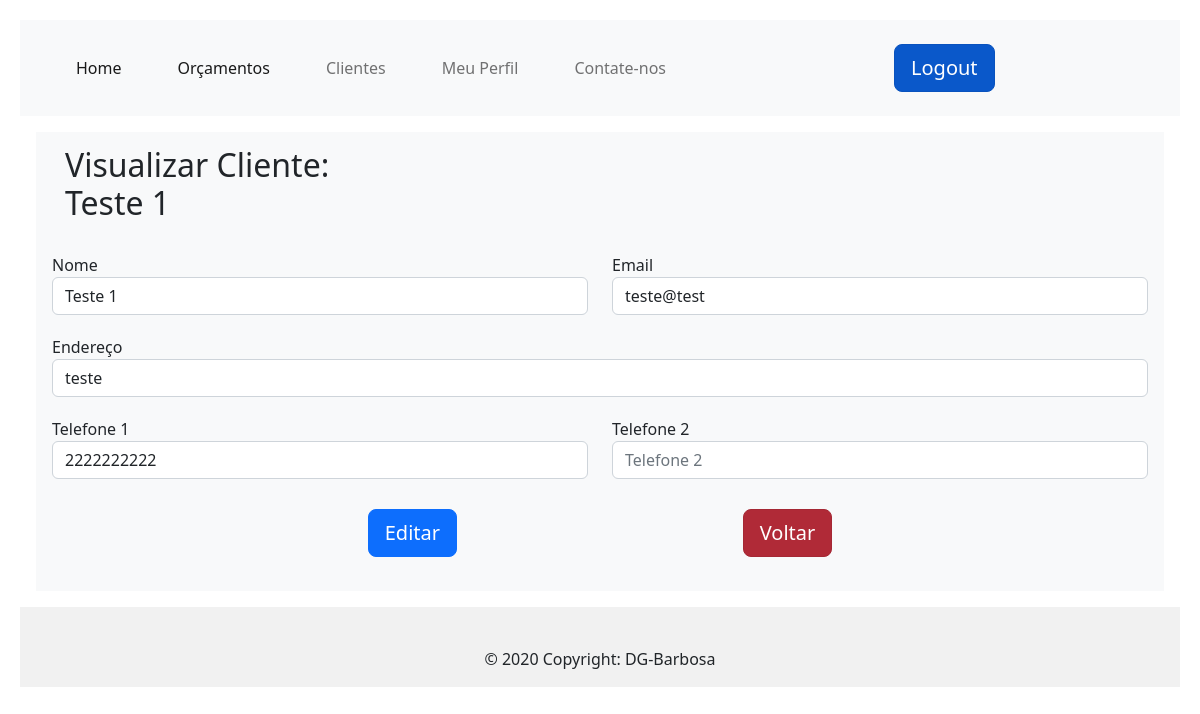
Page /viewClient/1 (signed in) on the committed database.
### app/models/tables.py (models this page shows, shortened)
class Clients(db.Model):
    _tablename__ = "clients"
    id = db.Column(db.Integer, primary_key=True, autoincrement=True)
    name = db.Column(db.String(150))
    email = db.Column(db.String, unique=True)
    address = db.Column(db.String)
    phone = db.Column(db.String)
    phone2 = db.Column(db.String)

### app/controllers/default.py (the view)
@app.route('/viewClient/<int:id>', methods=['GET'])
def view(id):
    client = Clients.query.filter_by(id=id).first_or_404()
    return render_template('viewClient.html', client=client)

### app/controllers/default.py (called while the page is built)
@lm.user_loader
def load_user(id):
    return User.query.filter_by(id=id).first()

### app/models/tables.py (called while the page is built)
    @property
    def is_authenticated(self):
        return True

### app/templates/viewClient.html
{% extends "base.html" %}
{% block conteudo %}
<div class="position-relative overflow-hidden p-3 p-md-1 m-md-3 bg-light">
    <h2 style="margin-left: 15px;padding: 10px">Visualizar Cliente: <br> {{ client.name }}</h2>
    <form action="/view/{{ client.id }}" class="container" method="GET">
        <div class=" row" style="margin-top: 20px; margin-bottom: 0px">
            <div class="col">
                <label for="">Nome</label>
                <input type="text" id="nome" name="nome" class="form-control" placeholder="Nome"
                    value="{{ client.name }}">
            </div>
            <div class="col">
                <label for="">Email</label>
                <input type="text" name="email" id="email" class="form-control" placeholder="exemplo@email.com"
                    value="{{ client.email }}">
            </div>
        </div>
        <div class="row" style="margin-top: 20px;">
            <div class="col">
                <label for="">Endereço</label>
                <input type="text" class="form-control" id="endereco" name="endereco" placeholder="Endereço"
                    value="{{ client.address }}">
            </div>
        </div>
        <div class="row" style="margin-top: 20px;">
            <div class="col">
                <label for="">Telefone 1</label>
                <input type="tel" class="form-control" placeholder="Telefone 1" id="telefone" name="telefone"
                    value="{{ client.phone }}">
            </div>
            <div class="col">
                <label for="">Telefone 2</label>
                <input type="tel" class="form-control" placeholder="Telefone 2" id="telefone2" name="telefone2"
                    value="{{ client.phone2 }}">
            </div>
        </div>
        <div class="buttons" style="display: flex; justify-content: space-evenly; margin: 30px;">
            <a href="/edit/{{ client.id }}">
                <input type="button" class="btn btn-primary btn-lg"  value="Editar">
            </a>
            <input type="reset" class="btn btn-danger btn-lg active" name="voltar" onclick="history.back()" value="Voltar">
        </div>
    </form>
    {% endblock conteudo %}

### app/static/css/style.css (style rules this page uses)
body { padding: 20px; background-color: black; }
a:link { text-decoration: none; }

### rows in the picture
Clients: name "Teste 1", nome "Teste 1", email "teste@test", endereco "teste", telefone "2222222222"
